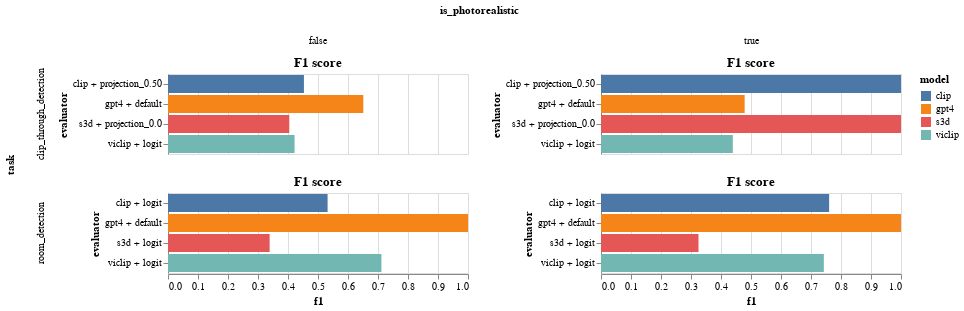

Here is the notebook cell this chart was saved with:
### Markdown cell above
We can also make the plot above but compute the metrics separately based on different metadata values, e.g. `is_photorealistic`. For brevity, we only plot the best-performing model+reward combination per model.

### Code cell
metrics_per_photorealistic = predictions.group_by(
    "task", "model", "reward", "is_photorealistic"
).agg(
    f1=compute_metric(f1),
    # ...add more here!
)

best_models = metrics.group_by("task", "model").agg(
    pl.col("reward").sort_by("f1", descending=True).first()
)

# The metrics_per_photorealistic table filtered to only contain the best models
# i.e. exactly one model+reward per task+is_photorealistic
metrics_per_photorealistic = metrics_per_photorealistic.join(
    best_models, on=["task", "model", "reward"], how="semi"
).with_columns(evaluator=pl.concat_str("model", "reward", separator=" + "))

(
    alt.Chart(metrics_per_photorealistic.to_pandas())
    .mark_bar(width=10)
    .encode(
        x="f1",
        y="evaluator",
        color="model",
        tooltip=["f1", "model", "reward"],
    )
    .properties(title="F1 score")
    .facet(row="task", column="is_photorealistic")
    .resolve_scale(y="independent")
)

### Figure 1 — Vega-Lite specification as saved in the notebook (floating-point values rounded to 4 significant figures)
{"config": {"view": {"continuousWidth": 300, "continuousHeight": 300}}, "data": {"name": "data-2b6ba9cd7de6ad4a73ba4f910fed0ec7"}, "facet": {"column": {"field": "is_photorealistic", "type": "nominal"}, "row": {"field": "task", "type": "nominal"}}, "spec": {"mark": {"type": "bar", "width": 10}, "encoding": {"color": {"field": "model", "type": "nominal"}, "tooltip": [{"field": "f1", "type": "quantitative"}, {"field": "model", "type": "nominal"}, {"field": "reward", "type": "nominal"}], "x": {"field": "f1", "type": "quantitative"}, "y": {"field": "evaluator", "type": "nominal"}}, "title": "F1 score"}, "resolve": {"scale": {"y": "independent"}}, "$schema": "https://vega.github.io/schema/vega-lite/v5.16.3.json", "datasets": {"data-2b6ba9cd7de6ad4a73ba4f910fed0ec7": [{"task": "room_detection", "model": "gpt4", "reward": "default", "is_photorealistic": true, "f1": 1.0, "evaluator": "gpt4 + default"}, {"task": "room_detection", "model": "gpt4", "reward": "default", "is_photorealistic": false, "f1": 1.0, "evaluator": "gpt4 + default"}, {"task": "clip_through_detection", "model": "gpt4", "reward": "default", "is_photorealistic": true, "f1": 0.4789, "evaluator": "gpt4 + default"}, {"task": "clip_through_detection", "model": "gpt4", "reward": "default", "is_photorealistic": false, "f1": 0.651, "evaluator": "gpt4 + default"}, {"task": "room_detection", "model": "clip", "reward": "logit", "is_photorealistic": true, "f1": 0.7604, "evaluator": "clip + logit"}, {"task": "room_detection", "model": "clip", "reward": "logit", "is_photorealistic": false, "f1": 0.532, "evaluator": "clip + logit"}, {"task": "clip_through_detection", "model": "clip", "reward": "projection_0.50", "is_photorealistic": true, "f1": 1.0, "evaluator": "clip + projection_0.50"}, {"task": "clip_through_detection", "model": "clip", "reward": "projection_0.50", "is_photorealistic": false, "f1": 0.4531, "evaluator": "clip + projection_0.50"}, {"task": "room_detection", "model": "viclip", "reward": "logit", "is_photorealistic": true, "f1": 0.7428, "evaluator": "viclip + logit"}, {"task": "room_detection", "model": "viclip", "reward": "logit", "is_photorealistic": false, "f1": 0.7114, "evaluator": "viclip + logit"}, {"task": "clip_through_detection", "model": "viclip", "reward": "logit", "is_photorealistic": true, "f1": 0.4394, "evaluator": "viclip + logit"}, {"task": "clip_through_detection", "model": "viclip", "reward": "logit", "is_photorealistic": false, "f1": 0.4219, "evaluator": "viclip + logit"}, {"task": "room_detection", "model": "s3d", "reward": "logit", "is_photorealistic": true, "f1": 0.325, "evaluator": "s3d + logit"}, {"task": "room_detection", "model": "s3d", "reward": "logit", "is_photorealistic": false, "f1": 0.3388, "evaluator": "s3d + logit"}, {"task": "clip_through_detection", "model": "s3d", "reward": "projection_0.0", "is_photorealistic": true, "f1": 1.0, "evaluator": "s3d + projection_0.0"}, {"task": "clip_through_detection", "model": "s3d", "reward": "projection_0.0", "is_photorealistic": false, "f1": 0.4043, "evaluator": "s3d + projection_0.0"}]}}
